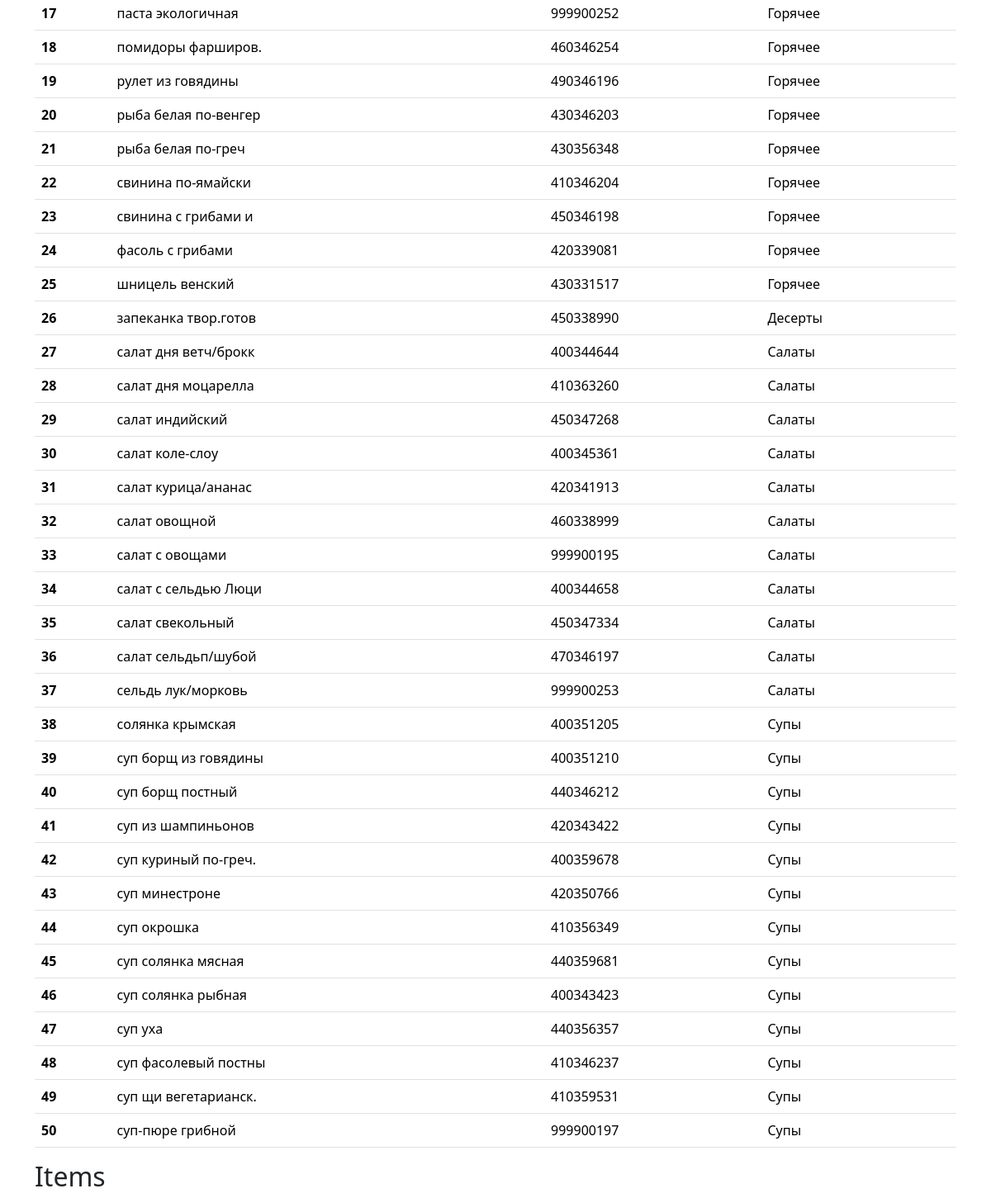
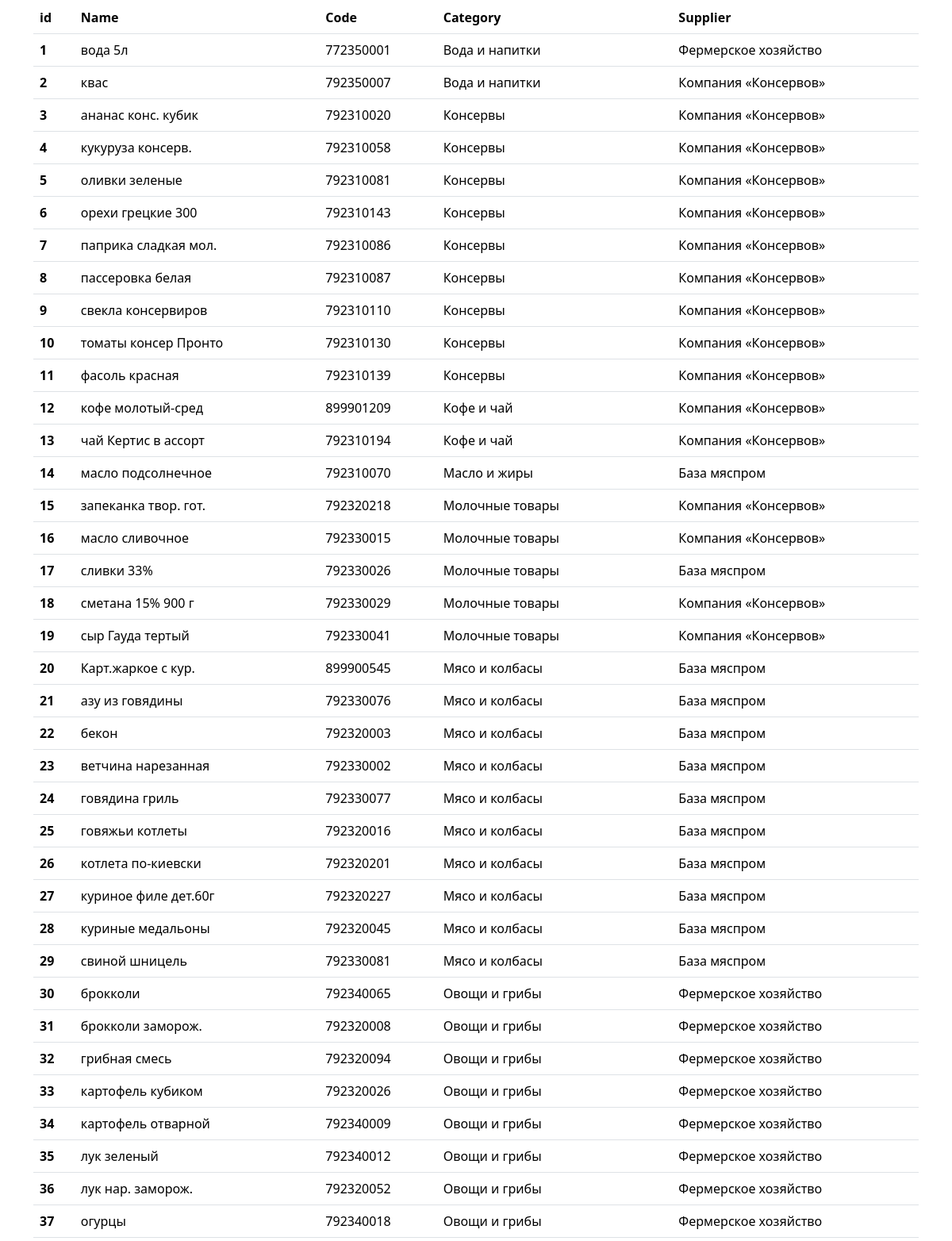
Page /register/ (middle part) on the earlier database version (2 pictures, top to bottom).
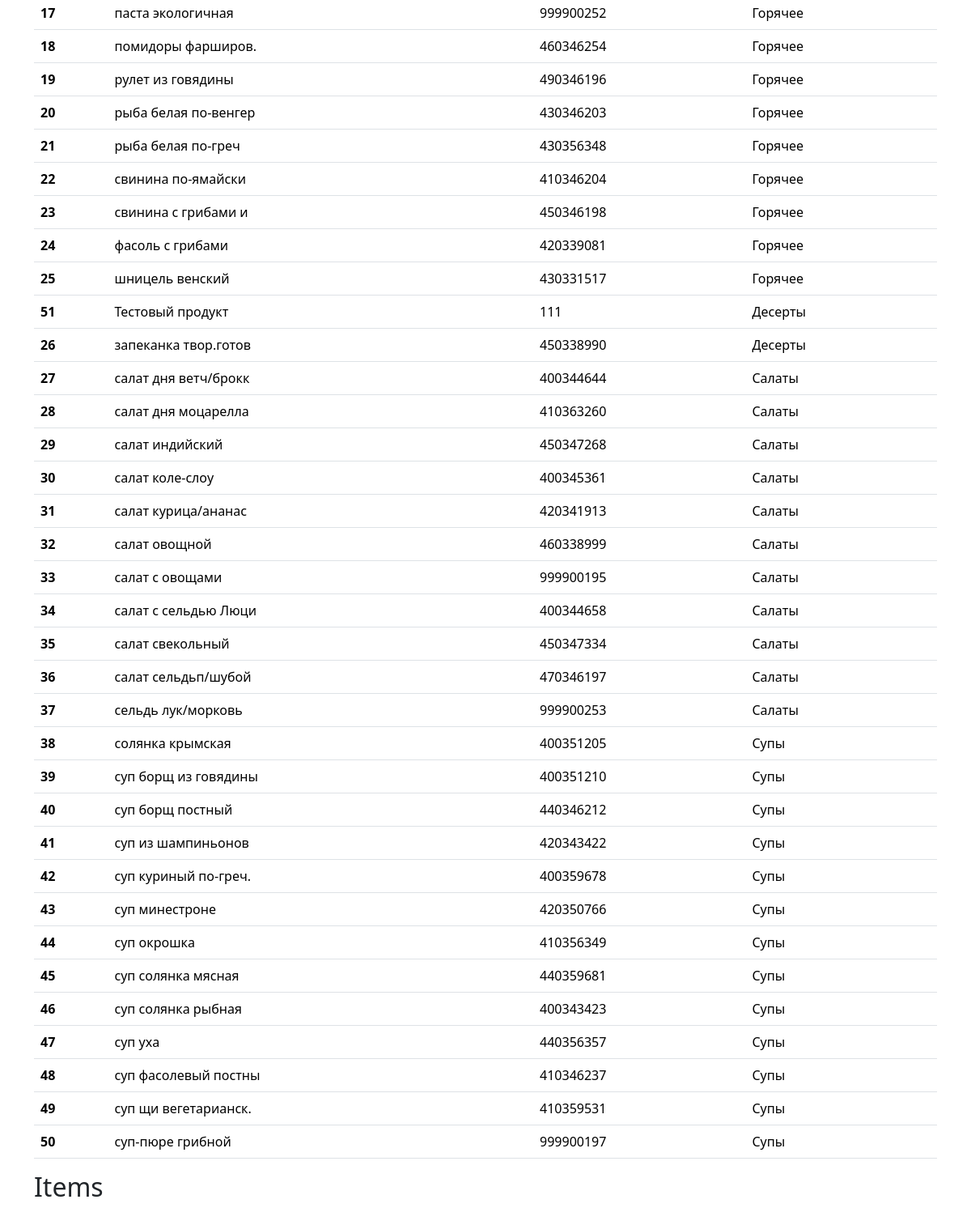
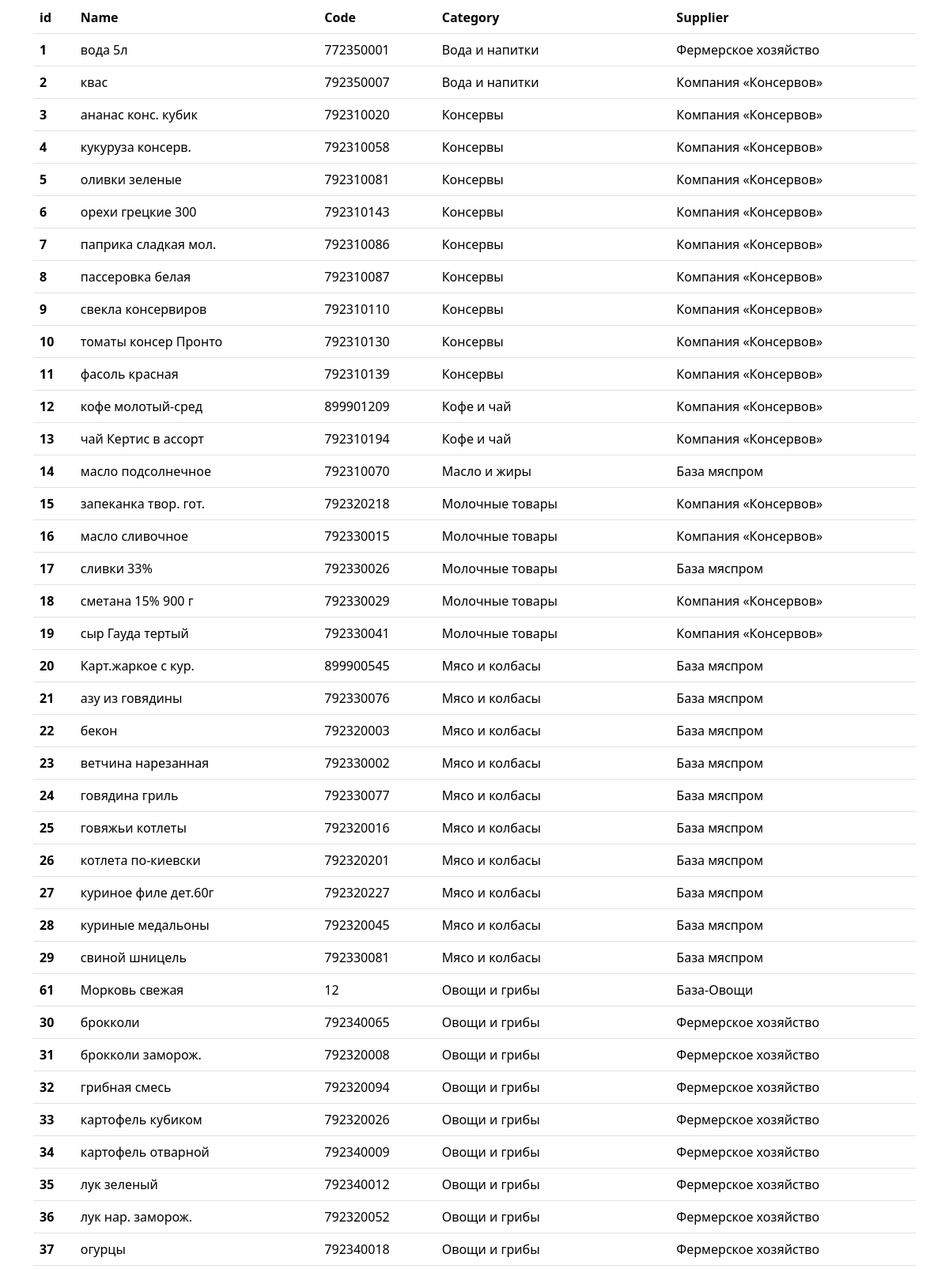
Same page on the later database version (2 pictures, top to bottom).
### register/models.py (models this page shows, shortened)
class Product(models.Model):
    DIFFICULTY_LEVELS = (
        ('Easy', 'Easy'),
        ('Medium', 'Medium'),
        ('Hard', 'Hard'),
    )
    code=models.DecimalField(max_digits=10, help_text="Не более 10 знаков", decimal_places=0, unique=True)
    name = models.CharField(max_length=200,help_text="Не более 200 знаков", db_index=True, verbose_name='Продукт')
    category = models.ForeignKey(Category, related_name='product', on_delete=models.CASCADE)
    ingredient = models.ManyToManyField(Item, through=RecipeIngredient)
    difficulty = models.CharField(choices=DIFFICULTY_LEVELS, max_length=10)
    price = models.DecimalField(max_digits=10,help_text="Не более 10 знаков", decimal_places=2)
    description = models.TextField(blank=True, null=True)
    cooking= models.TextField(blank=True, null = True)
    slug= models.SlugField(max_length=255, verbose_name='Url', unique=True)
    created_date= models.DateField(auto_now_add=True, verbose_name='Создан',null=True)
    updated_date = models.DateField(auto_now=True,  verbose_name='Изменен', null=True)
    class Meta:
        ordering = ['category', 'name']
        verbose_name = 'Продукт'
        verbose_name_plural = 'Продукты'
    def __str__(self):
        return self.name

class Category(models.Model):
    code= models.CharField(max_length=5, help_text="Не более 5 цифр",  unique=True,verbose_name='Код')
    name = models.CharField(max_length=200, help_text="Не более 200 знаков", db_index=True, verbose_name='Категория')
    slug= models.SlugField(max_length=255, verbose_name='Url', unique=True)
    class Meta:
        ordering = ['name']
        verbose_name = 'Категория продукта'
        verbose_name_plural = 'Категории продуктов'
    def __str__(self):
        return self.name

class Item(models.Model):
    code=models.DecimalField(max_digits=12, unique=True, help_text="Не более 12 знаков",decimal_places=0,null=True,verbose_name='Код')
    name = models.CharField(max_length=200, help_text="Не более 200 знаков", unique=True,db_index=True)
    category = models.ForeignKey(
        CategoryItem, related_name='item', on_delete=models.CASCADE)
    supplier=models.ForeignKey(Supplier, related_name='item',on_delete=models.CASCADE)
    unit = models.CharField(max_length=50, help_text="Не более 50 знаков", choices=UNITS ) # pounds, lbs, oz ,grams, etc
    unit_cost = models.DecimalField(max_digits=10, help_text="Не более 10 знаков",decimal_places=2)
    description = models.TextField(blank=True, null=True)
    available = models.BooleanField(default=True)
    slug= models.SlugField(max_length=255, verbose_name='Url', unique=True)
    created_date= models.DateField(auto_now_add=True, verbose_name='Создан',null=True)
    updated_date = models.DateField(auto_now=True,  verbose_name='Изменен', null=True)
    class Meta:
        ordering = ['category','name']
        verbose_name = 'Товар'
        verbose_name_plural = 'Товары'
    def __str__(self):
        return self.name

class CategoryItem(models.Model):
    code= models.DecimalField(max_digits=5, help_text="Не более 5 цифр", decimal_places=0, unique=True,verbose_name='Код')
    name = models.CharField(max_length=200, help_text="Не более 200 знаков", db_index=True, verbose_name='Категория')
    slug= models.SlugField(max_length=255, verbose_name='Url', unique=True)
    class Meta:
        ordering = ['name']
        verbose_name = 'Категория товара'
        verbose_name_plural = 'Категории товаров'
    def __str__(self):
        return self.name

class Supplier(models.Model):
    code=models.CharField(max_length=4, null=True)
    name = models.CharField(max_length=200, help_text="Не более 200 знаков",db_index=True)
    slug= models.SlugField(max_length=255, verbose_name='Url', unique=True)
    address = models.CharField(max_length=220)
    contact=models.CharField(max_length=250, null=True)
    created_date = models.DateField(auto_now_add=True)
    class Meta:
        ordering = ['name']
        verbose_name = 'Поставщик'
        verbose_name_plural = 'Поставщики'
    def __str__(self):
        return self.name

### register/views.py (the view)
# urls.py: path('', include('register.urls')),
def register(request):
    suppliers = Supplier.objects.all()
    items = Item.objects.all()
    products=Product.objects.all()
    recipes=RecipeIngredient.objects.all()
    categoryitems=CategoryItem.objects.all()
    categories = Category.objects.all() # Передано в news/templatetags/news_tags.py
    context = {
        'suppliers': suppliers,
        'items': items,
        'products': products,
        'recipes': recipes,
        'categoryitems': categoryitems,
        'categories': categories,
        'title':'Register'
    }
    return render(request, template_name='register/register.html', context=context)

### register/models.py (called while the page is built)
    @property
    def ingredient_cost(self):
        return format((float(self.unit_cost) * float(self.ratio)), '.2f')

### register/templates/register/register.html (shortened to what this page needs)
{% extends 'base_simple.html' %}
{% load static %}
{% block content %}
<div class="container">
  <table class="table">
    <tbody>
      {% for product in products%}
      <tr>
        <th scope="row">{{product.id}}</th>
        <td>{{product.name}}</td>
        <td>{{product.code}}</td>
        <td>{{product.category}}</td>
      </tr>
      {% endfor %}
    </tbody>
  </table>
  <h2>Items</h2>
  <table class="table">
    <thead>
      <tr>
        <th scope="col">id</th>
        <th scope="col">Name</th>
        <th scope="col">Code</th>
        <th scope="col">Category</th>
        <th scope="col">Supplier</th>
      </tr>
    </thead>
    <tbody>
      {% for item in items%}
      <tr>
        <th scope="row">{{item.id}}</th>
        <td>{{item.name}}</td>
        <td>{{item.code}}</td>
        <td>{{item.category}}</td>
        <td>{{item.supplier}}</td>
      </tr>
      {% endfor %}
    </tbody>
  </table>
</div>
{% endblock %}

Differences in the rows shown:
added Product: id "51", name "Тестовый продукт", code "111", category "Десерты"
added Item: id "61", name "Морковь свежая", code "12", category "Овощи и грибы", supplier "База-Овощи"
